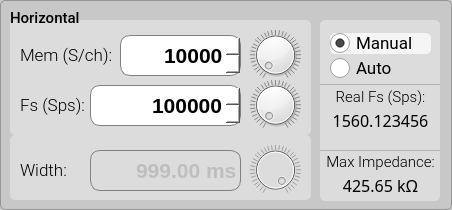
           <widget class="QGroupBox" name="groupBox_horizontal">
            <property name="enabled">
             <bool>true</bool>
            </property>
            <property name="minimumSize">
             <size>
              <width>452</width>
              <height>210</height>
             </size>
            </property>
            <property name="maximumSize">
             <size>
              <width>452</width>
              <height>210</height>
             </size>
            </property>
            <property name="font">
             <font>
              <family>Roboto Medium</family>
              <pointsize>11</pointsize>
             </font>
            </property>
            <property name="styleSheet">
             <string notr="true">QGroupBox {background-color: rgb(200,200,200);border: 1px solid rgb(150,150,150); border-radius: 5px;  margin-top: 0.5em;}; 
QGroupBox::title {subcontrol-origin: margin;left: 10px;padding: 0 3px 0 3px;}</string>
            </property>
            <property name="title">
             <string/>
            </property>
            <widget class="QLabel" name="label_titleHorizontal">
             <property name="geometry">
              <rect>
               <x>10</x>
               <y>10</y>
               <width>81</width>
               <height>16</height>
              </rect>
             </property>
             <property name="font">
              <font>
               <family>Roboto Medium</family>
               <pointsize>11</pointsize>
              </font>
             </property>
             <property name="styleSheet">
              <string notr="true">color:black;</string>
             </property>
             <property name="text">
              <string>Horizontal</string>
             </property>
            </widget>
            <widget class="QGroupBox" name="groupBox_h_11">
             <property name="enabled">
              <bool>true</bool>
             </property>
             <property name="geometry">
              <rect>
               <x>320</x>
               <y>20</y>
               <width>120</width>
               <height>181</height>
              </rect>
             </property>
             <property name="minimumSize">
              <size>
               <width>0</width>
               <height>0</height>
              </size>
             </property>
             <property name="maximumSize">
              <size>
               <width>16777215</width>
               <height>10000</height>
              </size>
             </property>
             <property name="font">
              <font>
               <family>Roboto Medium</family>
               <pointsize>11</pointsize>
              </font>
             </property>
             <property name="styleSheet">
              <string notr="true">QGroupBox {background-color: rgb(220,220,220);border: 0px solid rgb(150,150,150); border-radius: 5px;  margin-top: 0.5em;}; 
QGroupBox::title {subcontrol-origin: margin;left: 10px;padding: 0 3px 0 3px;}</string>
             </property>
             <property name="title">
              <string/>
             </property>
             <widget class="QRadioButton" name="radioButton_fsMem">
              <property name="enabled">
               <bool>true</bool>
              </property>
              <property name="geometry">
               <rect>
                <x>10</x>
                <y>13</y>
                <width>101</width>
                <height>21</height>
               </rect>
              </property>
              <property name="font">
               <font>
                <family>Roboto</family>
                <pointsize>13</pointsize>
               </font>
              </property>
              <property name="styleSheet">
               <string notr="true">QRadioButton:checked {
	background-color: rgba(245,245,245, 1.0);
	border: 0px; 
	border-radius:5px;
}

QRadioButton:hover {
	background-color: rgba(230,230,230, 1.0);
	border: 0px; 
	border-radius:5px;
}

QRadioButton:checked:hover {
	background-color: rgba(245,245,245, 0.8);
	border: 0px; 
	border-radius:5px;
}

QRadioButton::indicator {
    width: 20px;
    height: 20px;
}
QRadioButton::indicator::unchecked {
    image: url(:/main/img/radio_off1.png);
}

QRadioButton::indicator:unchecked:hover {
    image: url(:/main/img/radio_off1.png);
}

QRadioButton::indicator::checked {
    image: url(:/main/img/radio_on2.png);
}

QRadioButton::indicator::disabled {
    image: url(:/main/img/radio_off_dis.png);
}

QRadioButton::disabled {
    color:gray;
}</string>
              </property>
              <property name="text">
               <string>Manual</string>
              </property>
              <property name="iconSize">
               <size>
                <width>20</width>
                <height>20</height>
               </size>
              </property>
              <property name="checked">
               <bool>true</bool>
              </property>
              <property name="autoExclusive">
               <bool>false</bool>
              </property>
             </widget>
             <widget class="QRadioButton" name="radioButton_div">
              <property name="enabled">
               <bool>true</bool>
              </property>
              <property name="geometry">
               <rect>
                <x>10</x>
                <y>38</y>
                <width>101</width>
                <height>21</height>
               </rect>
              </property>
              <property name="font">
               <font>
                <family>Roboto</family>
                <pointsize>13</pointsize>
               </font>
              </property>
              <property name="styleSheet">
               <string notr="true">QRadioButton:checked {
	background-color: rgba(245,245,245, 1.0);
	border: 0px; 
	border-radius:5px;
}

QRadioButton:hover {
	background-color: rgba(230,230,230, 1.0);
	border: 0px; 
	border-radius:5px;
}

QRadioButton:checked:hover {
	background-color: rgba(245,245,245, 0.8);
	border: 0px; 
	border-radius:5px;
}

QRadioButton::indicator {
    width: 20px;
    height: 20px;
}
QRadioButton::indicator::unchecked {
    image: url(:/main/img/radio_off1.png);
}

QRadioButton::indicator:unchecked:hover {
    image: url(:/main/img/radio_off1.png);
}

QRadioButton::indicator::checked {
    image: url(:/main/img/radio_on2.png);
}

QRadioButton::indicator::disabled {
    image: url(:/main/img/radio_off_dis.png);
}

QRadioButton::disabled {
    color:gray;
}</string>
              </property>
              <property name="text">
               <string>Auto</string>
              </property>
              <property name="iconSize">
               <size>
                <width>20</width>
                <height>20</height>
               </size>
              </property>
              <property name="checked">
               <bool>false</bool>
              </property>
              <property name="autoExclusive">
               <bool>false</bool>
              </property>
             </widget>
             <widget class="QLabel" name="label_27">
              <property name="enabled">
               <bool>true</bool>
              </property>
              <property name="geometry">
               <rect>
                <x>0</x>
                <y>65</y>
                <width>121</width>
                <height>23</height>
               </rect>
              </property>
              <property name="font">
               <font>
                <family>Roboto Light</family>
                <pointsize>11</pointsize>
                <weight>50</weight>
                <bold>false</bold>
                <underline>false</underline>
               </font>
              </property>
              <property name="styleSheet">
               <string notr="true">color:black;</string>
              </property>
              <property name="text">
               <string>Real Fs (Sps):</string>
              </property>
              <property name="alignment">
               <set>Qt::AlignCenter</set>
              </property>
             </widget>
             <widget class="QTextBrowser" name="textBrowser_realFs">
              <property name="enabled">
               <bool>true</bool>
              </property>
              <property name="geometry">
               <rect>
                <x>0</x>
                <y>85</y>
                <width>121</width>
                <height>51</height>
               </rect>
              </property>
              <property name="sizePolicy">
               <sizepolicy hsizetype="Minimum" vsizetype="Fixed">
                <horstretch>0</horstretch>
                <verstretch>0</verstretch>
               </sizepolicy>
              </property>
              <property name="font">
               <font>
                <family>Roboto Mono Medium</family>
                <pointsize>12</pointsize>
                <weight>50</weight>
                <italic>false</italic>
                <bold>false</bold>
               </font>
              </property>
              <property name="cursor" stdset="0">
               <cursorShape>IBeamCursor</cursorShape>
              </property>
              <property name="styleSheet">
               <string notr="true">QTextBrowser {
	background-color:transparent; border: 0px;
	text-align:right;font-family:'Roboto Mono Medium','Roboto'; font-size:12pt;
	color:black; 
}
</string>
              </property>
              <property name="verticalScrollBarPolicy">
               <enum>Qt::ScrollBarAlwaysOff</enum>
              </property>
              <property name="horizontalScrollBarPolicy">
               <enum>Qt::ScrollBarAlwaysOff</enum>
              </property>
              <property name="html">
               <string>&lt;!DOCTYPE HTML PUBLIC &quot;-//W3C//DTD HTML 4.0//EN&quot; &quot;http://www.w3.org/TR/REC-html40/strict.dtd&quot;&gt;
&lt;html&gt;&lt;head&gt;&lt;meta name=&quot;qrichtext&quot; content=&quot;1&quot; /&gt;&lt;style type=&quot;text/css&quot;&gt;
p, li { white-space: pre-wrap; }
&lt;/style&gt;&lt;/head&gt;&lt;body style=&quot; font-family:'Roboto Mono Medium','Roboto'; font-size:12pt; font-weight:400; font-style:normal;&quot;&gt;
&lt;p align=&quot;center&quot; style=&quot; margin-top:0px; margin-bottom:0px; margin-left:0px; margin-right:0px; -qt-block-indent:0; text-indent:0px;&quot;&gt;&lt;span style=&quot; font-family:'Roboto Mono Medium','Roboto Mono Medium';&quot;&gt;1560.123456&lt;/span&gt;&lt;/p&gt;&lt;/body&gt;&lt;/html&gt;</string>
              </property>
             </widget>
             <widget class="QLabel" name="label_28">
              <property name="geometry">
               <rect>
                <x>0</x>
                <y>130</y>
                <width>121</width>
                <height>23</height>
               </rect>
              </property>
              <property name="font">
               <font>
                <family>Roboto Light</family>
                <pointsize>11</pointsize>
                <weight>50</weight>
                <bold>false</bold>
                <underline>false</underline>
               </font>
              </property>
              <property name="styleSheet">
               <string notr="true">color:black</string>
              </property>
              <property name="text">
               <string>Max Impedance:</string>
              </property>
              <property name="alignment">
               <set>Qt::AlignCenter</set>
              </property>
             </widget>
             <widget class="QTextBrowser" name="textBrowser_maxZ">
              <property name="enabled">
               <bool>true</bool>
              </property>
              <property name="geometry">
               <rect>
                <x>0</x>
                <y>150</y>
                <width>121</width>
                <height>31</height>
               </rect>
              </property>
              <property name="sizePolicy">
               <sizepolicy hsizetype="Minimum" vsizetype="Fixed">
                <horstretch>0</horstretch>
                <verstretch>0</verstretch>
               </sizepolicy>
              </property>
              <property name="font">
               <font>
                <family>Roboto Mono Medium</family>
                <pointsize>12</pointsize>
                <weight>50</weight>
                <italic>false</italic>
                <bold>false</bold>
               </font>
              </property>
              <property name="cursor" stdset="0">
               <cursorShape>IBeamCursor</cursorShape>
              </property>
              <property name="styleSheet">
               <string notr="true">QTextBrowser {
	background-color:transparent; border: 0px;
	text-align:right;font-family:'Roboto Mono Medium','Roboto'; font-size:12pt;
	color:black; 
}
</string>
              </property>
              <property name="html">
               <string>&lt;!DOCTYPE HTML PUBLIC &quot;-//W3C//DTD HTML 4.0//EN&quot; &quot;http://www.w3.org/TR/REC-html40/strict.dtd&quot;&gt;
&lt;html&gt;&lt;head&gt;&lt;meta name=&quot;qrichtext&quot; content=&quot;1&quot; /&gt;&lt;style type=&quot;text/css&quot;&gt;
p, li { white-space: pre-wrap; }
&lt;/style&gt;&lt;/head&gt;&lt;body style=&quot; font-family:'Roboto Mono Medium','Roboto'; font-size:12pt; font-weight:400; font-style:normal;&quot;&gt;
&lt;p align=&quot;center&quot; style=&quot; margin-top:0px; margin-bottom:0px; margin-left:0px; margin-right:0px; -qt-block-indent:0; text-indent:0px;&quot;&gt;&lt;span style=&quot; font-family:'Roboto Mono Medium','Roboto Mono Medium';&quot;&gt;425.65 kΩ&lt;/span&gt;&lt;/p&gt;&lt;/body&gt;&lt;/html&gt;</string>
              </property>
             </widget>
             <widget class="Line" name="line_4">
              <property name="geometry">
               <rect>
                <x>0</x>
                <y>54</y>
                <width>121</width>
                <height>20</height>
               </rect>
              </property>
              <property name="styleSheet">
               <string notr="true">color: rgba(150,150,150,0.6);</string>
              </property>
              <property name="frameShadow">
               <enum>QFrame::Plain</enum>
              </property>
              <property name="orientation">
               <enum>Qt::Horizontal</enum>
              </property>
             </widget>
             <widget class="Line" name="line_5">
              <property name="geometry">
               <rect>
                <x>0</x>
                <y>120</y>
                <width>121</width>
                <height>20</height>
               </rect>
              </property>
              <property name="styleSheet">
               <string notr="true">color: rgba(150,150,150,0.6);</string>
              </property>
              <property name="frameShadow">
               <enum>QFrame::Plain</enum>
              </property>
              <property name="orientation">
               <enum>Qt::Horizontal</enum>
              </property>
             </widget>
            </widget>
            <widget class="QGroupBox" name="groupBox_h_fsMem">
             <property name="enabled">
              <bool>true</bool>
             </property>
             <property name="geometry">
              <rect>
               <x>10</x>
               <y>20</y>
               <width>301</width>
               <height>115</height>
              </rect>
             </property>
             <property name="minimumSize">
              <size>
               <width>0</width>
               <height>0</height>
              </size>
             </property>
             <property name="maximumSize">
              <size>
               <width>16777215</width>
               <height>10000</height>
              </size>
             </property>
             <property name="font">
              <font>
               <family>Roboto Medium</family>
               <pointsize>11</pointsize>
              </font>
             </property>
             <property name="styleSheet">
              <string notr="true">QGroupBox {background-color: rgb(220,220,220);border: 0px solid rgb(150,150,150); border-radius: 5px;  margin-top: 0.5em;}; 
QGroupBox::title {subcontrol-origin: margin;left: 10px;padding: 0 3px 0 3px;}</string>
             </property>
             <property name="title">
              <string/>
             </property>
             <widget class="QLabel" name="label_dial1_3">
              <property name="geometry">
               <rect>
                <x>240</x>
                <y>60</y>
                <width>51</width>
                <height>50</height>
               </rect>
              </property>
              <property name="text">
               <string/>
              </property>
              <property name="pixmap">
               <pixmap resource="../../resources/resources.qrc">:/main/img/dial1.png</pixmap>
              </property>
              <property name="scaledContents">
               <bool>false</bool>
              </property>
             </widget>
             <widget class="QDial2" name="dial_fs">
              <property name="geometry">
               <rect>
                <x>240</x>
                <y>60</y>
                <width>51</width>
                <height>50</height>
               </rect>
              </property>
              <property name="toolTip">
               <string>CH1 vertical position</string>
              </property>
              <property name="minimum">
               <number>1</number>
              </property>
              <property name="maximum">
               <number>5000000</number>
              </property>
              <property name="value">
               <number>100</number>
              </property>
              <property name="tracking">
               <bool>true</bool>
              </property>
              <property name="orientation">
               <enum>Qt::Horizontal</enum>
              </property>
              <property name="invertedAppearance">
               <bool>false</bool>
              </property>
              <property name="wrapping">
               <bool>false</bool>
              </property>
              <property name="notchTarget">
               <double>30.000000000000000</double>
              </property>
              <property name="notchesVisible">
               <bool>true</bool>
              </property>
             </widget>
             <widget class="QSpinBox" name="spinBox_mem">
              <property name="geometry">
               <rect>
                <x>110</x>
                <y>15</y>
                <width>121</width>
                <height>41</height>
               </rect>
              </property>
              <property name="styleSheet">
               <string notr="true">QSpinBox { background-color: rgba(255,255,255, 1.0);border: 1px solid gray; border-radius:10px;
				   text-align:right;font-family:'Roboto Mono Medium','Roboto'; font-size:16pt; font-weight:500;  }

QSpinBox::up-button { 
	height:22px; 
	width: 30px;
	border: 0px;
	image: url(:/main/img/arrow_up4.png);
}

QSpinBox::down-button {
	height:22px; 
	width: 30px;
	border: 0px;
	image: url(:/main/img/arrow_down4.png);
 }

QSpinBox::up-button:hover { 
	image: url(:/main/img/arrow_up4b.png);
}

QSpinBox::down-button:hover {
	image: url(:/main/img/arrow_down4b.png);
 }

QSpinBox:disabled { background-color: rgba(220,220,220, 1.0); border: 1px transparent; border-radius:10px;
                                          border: 1px solid gray; border-radius:10px;
                                          text-align:right;font-family:'Roboto Mono Medium','Roboto'; font-size:16pt; font-weight:500; }

QSpinBox::up-button:disabled { height:22px; width: 30px; border: 0px; image: url(:/main/img/arrow_up3.png); }

QSpinBox::down-button:disabled { height:22px; width: 30px; border: 0px; image: url(:/main/img/arrow_down3.png); }
</string>
              </property>
              <property name="wrapping">
               <bool>false</bool>
              </property>
              <property name="alignment">
               <set>Qt::AlignRight|Qt::AlignTrailing|Qt::AlignVCenter</set>
              </property>
              <property name="buttonSymbols">
               <enum>QAbstractSpinBox::UpDownArrows</enum>
              </property>
              <property name="accelerated">
               <bool>false</bool>
              </property>
              <property name="keyboardTracking">
               <bool>false</bool>
              </property>
              <property name="showGroupSeparator" stdset="0">
               <bool>false</bool>
              </property>
              <property name="suffix">
               <string/>
              </property>
              <property name="minimum">
               <number>2</number>
              </property>
              <property name="maximum">
               <number>10000</number>
              </property>
              <property name="value">
               <number>10000</number>
              </property>
             </widget>
             <widget class="QSpinBox" name="spinBox_fs">
              <property name="enabled">
               <bool>true</bool>
              </property>
              <property name="geometry">
               <rect>
                <x>80</x>
                <y>65</y>
                <width>151</width>
                <height>41</height>
               </rect>
              </property>
              <property name="styleSheet">
               <string notr="true">QSpinBox { background-color: rgba(255,255,255, 1.0);border: 1px solid gray; border-radius:10px;
				   text-align:right;font-family:'Roboto Mono Medium','Roboto'; font-size:16pt; font-weight:500;  }

QSpinBox::up-button { 
	height:22px; 
	width: 30px;
	border: 0px;
	image: url(:/main/img/arrow_up4.png);
}

QSpinBox::down-button {
	height:22px; 
	width: 30px;
	border: 0px;
	image: url(:/main/img/arrow_down4.png);
 }

QSpinBox::up-button:hover { 
	image: url(:/main/img/arrow_up4b.png);
}

QSpinBox::down-button:hover {
	image: url(:/main/img/arrow_down4b.png);
 }

QSpinBox:disabled { background-color: rgba(220,220,220, 1.0); border: 1px transparent; border-radius:10px;
                                          border: 1px solid gray; border-radius:10px;
                                          text-align:right;font-family:'Roboto Mono Medium','Roboto'; font-size:16pt; font-weight:500; }

QSpinBox::up-button:disabled { height:22px; width: 30px; border: 0px; image: url(:/main/img/arrow_up3.png); }

QSpinBox::down-button:disabled { height:22px; width: 30px; border: 0px; image: url(:/main/img/arrow_down3.png); }
</string>
              </property>
              <property name="wrapping">
               <bool>false</bool>
              </property>
              <property name="alignment">
               <set>Qt::AlignRight|Qt::AlignTrailing|Qt::AlignVCenter</set>
              </property>
              <property name="buttonSymbols">
               <enum>QAbstractSpinBox::UpDownArrows</enum>
              </property>
              <property name="accelerated">
               <bool>false</bool>
              </property>
              <property name="keyboardTracking">
               <bool>false</bool>
              </property>
              <property name="showGroupSeparator" stdset="0">
               <bool>false</bool>
              </property>
              <property name="suffix">
               <string/>
              </property>
              <property name="minimum">
               <number>1</number>
              </property>
              <property name="maximum">
               <number>5000000</number>
              </property>
              <property name="value">
               <number>5000000</number>
              </property>
             </widget>
             <widget class="QLabel" name="label_mem">
              <property name="geometry">
               <rect>
                <x>10</x>
                <y>25</y>
                <width>91</width>
                <height>21</height>
               </rect>
              </property>
              <property name="font">
               <font>
                <family>Roboto Light</family>
                <pointsize>13</pointsize>
                <weight>50</weight>
                <bold>false</bold>
               </font>
              </property>
              <property name="styleSheet">
               <string notr="true">color:black;</string>
              </property>
              <property name="text">
               <string>Mem (S/ch):</string>
              </property>
             </widget>
             <widget class="QLabel" name="label_fs">
              <property name="enabled">
               <bool>true</bool>
              </property>
              <property name="geometry">
               <rect>
                <x>10</x>
                <y>75</y>
                <width>71</width>
                <height>21</height>
               </rect>
              </property>
              <property name="font">
               <font>
                <family>Roboto Light</family>
                <pointsize>13</pointsize>
                <weight>50</weight>
                <bold>false</bold>
               </font>
              </property>
              <property name="styleSheet">
               <string notr="true">color:black;</string>
              </property>
              <property name="text">
               <string>Fs (Sps):</string>
              </property>
             </widget>
             <widget class="QDial2" name="dial_mem">
              <property name="geometry">
               <rect>
                <x>240</x>
                <y>10</y>
                <width>51</width>
                <height>50</height>
               </rect>
              </property>
              <property name="toolTip">
               <string>CH1 vertical position</string>
              </property>
              <property name="minimum">
               <number>2</number>
              </property>
              <property name="maximum">
               <number>10000</number>
              </property>
              <property name="value">
               <number>100</number>
              </property>
              <property name="tracking">
               <bool>true</bool>
              </property>
              <property name="orientation">
               <enum>Qt::Horizontal</enum>
              </property>
              <property name="invertedAppearance">
               <bool>false</bool>
              </property>
              <property name="wrapping">
               <bool>false</bool>
              </property>
              <property name="notchTarget">
               <double>30.000000000000000</double>
              </property>
              <property name="notchesVisible">
               <bool>true</bool>
              </property>
             </widget>
             <widget class="QLabel" name="label_dial1_4">
              <property name="geometry">
               <rect>
                <x>240</x>
                <y>10</y>
                <width>51</width>
                <height>50</height>
               </rect>
              </property>
              <property name="text">
               <string/>
              </property>
              <property name="pixmap">
               <pixmap resource="../../resources/resources.qrc">:/main/img/dial1.png</pixmap>
              </property>
              <property name="scaledContents">
               <bool>false</bool>
              </property>
             </widget>
             <zorder>label_dial1_3</zorder>
             <zorder>dial_fs</zorder>
             <zorder>spinBox_mem</zorder>
             <zorder>spinBox_fs</zorder>
             <zorder>label_mem</zorder>
             <zorder>label_fs</zorder>
             <zorder>label_dial1_4</zorder>
             <zorder>dial_mem</zorder>
            </widget>
            <widget class="QGroupBox" name="groupBox_h_div">
             <property name="enabled">
              <bool>false</bool>
             </property>
             <property name="geometry">
              <rect>
               <x>10</x>
               <y>135</y>
               <width>301</width>
               <height>65</height>
              </rect>
             </property>
             <property name="minimumSize">
              <size>
               <width>0</width>
               <height>0</height>
              </size>
             </property>
             <property name="maximumSize">
              <size>
               <width>16777215</width>
               <height>10000</height>
              </size>
             </property>
             <property name="font">
              <font>
               <family>Roboto Medium</family>
               <pointsize>11</pointsize>
              </font>
             </property>
             <property name="styleSheet">
              <string notr="true">QGroupBox {background-color: rgb(220,220,220);border: 0px solid rgb(150,150,150); border-radius: 5px;  margin-top: 0.5em;}; 
QGroupBox::title {subcontrol-origin: margin;left: 10px;padding: 0 3px 0 3px;}</string>
             </property>
             <property name="title">
              <string/>
             </property>
             <widget class="QDoubleSpinBox" name="doubleSpinBox_div">
              <property name="enabled">
               <bool>false</bool>
              </property>
              <property name="geometry">
               <rect>
                <x>80</x>
                <y>15</y>
                <width>151</width>
                <height>41</height>
               </rect>
              </property>
              <property name="styleSheet">
               <string notr="true">QDoubleSpinBox { background-color: white;border: 1px solid gray; border-radius:10px;
				   text-align:right;font-family:'Roboto Mono Medium','Roboto'; font-size:16pt; font-weight:500;  }

QDoubleSpinBox::up-button { 
	height:22px; 
	width: 30px;
	border: 0px;
	image: url(:/main/img/arrow_up4.png);
}

QDoubleSpinBox::down-button {
	height:22px; 
	width: 30px;
	border: 0px;
	image: url(:/main/img/arrow_down4.png);
 }

QDoubleSpinBox::up-button:hover { 
	image: url(:/main/img/arrow_up4b.png);
}

QDoubleSpinBox::down-button:hover {
	image: url(:/main/img/arrow_down4b.png);
 }

QDoubleSpinBox:disabled { background-color: rgba(220,220,220, 1.0); border: 1px transparent; border-radius:10px;
                                          border: 1px solid gray; border-radius:10px;
                                          text-align:right;font-family:'Roboto Mono Medium','Roboto'; font-size:16pt; font-weight:500; }

QDoubleSpinBox::up-button:disabled { height:22px; width: 30px; border: 0px; image: url(:/main/img/arrow_up3.png); }

QDoubleSpinBox::down-button:disabled { height:22px; width: 30px; border: 0px; image: url(:/main/img/arrow_down3.png); }
</string>
              </property>
              <property name="wrapping">
               <bool>false</bool>
              </property>
              <property name="alignment">
               <set>Qt::AlignRight|Qt::AlignTrailing|Qt::AlignVCenter</set>
              </property>
              <property name="readOnly">
               <bool>true</bool>
              </property>
              <property name="buttonSymbols">
               <enum>QAbstractSpinBox::NoButtons</enum>
              </property>
              <property name="accelerated">
               <bool>false</bool>
              </property>
              <property name="keyboardTracking">
               <bool>false</bool>
              </property>
              <property name="showGroupSeparator" stdset="0">
               <bool>false</bool>
              </property>
              <property name="suffix">
               <string> ms</string>
              </property>
              <property name="decimals">
               <number>2</number>
              </property>
              <property name="maximum">
               <double>9999.000000000000000</double>
              </property>
              <property name="value">
               <double>999.000000000000000</double>
              </property>
             </widget>
             <widget class="QLabel" name="label_div">
              <property name="enabled">
               <bool>false</bool>
              </property>
              <property name="geometry">
               <rect>
                <x>10</x>
                <y>25</y>
                <width>51</width>
                <height>21</height>
               </rect>
              </property>
              <property name="font">
               <font>
                <family>Roboto Light</family>
                <pointsize>13</pointsize>
                <weight>50</weight>
                <bold>false</bold>
               </font>
              </property>
              <property name="styleSheet">
               <string notr="true">color:black;</string>
              </property>
              <property name="text">
               <string>Width:</string>
              </property>
             </widget>
             <widget class="QLabel" name="label_dial1_5">
              <property name="geometry">
               <rect>
                <x>240</x>
                <y>10</y>
                <width>51</width>
                <height>50</height>
               </rect>
              </property>
              <property name="text">
               <string/>
              </property>
              <property name="pixmap">
               <pixmap resource="../../resources/resources.qrc">:/main/img/dial1.png</pixmap>
              </property>
              <property name="scaledContents">
               <bool>false</bool>
              </property>
             </widget>
             <widget class="QDial2" name="dial_div">
              <property name="geometry">
               <rect>
                <x>240</x>
                <y>10</y>
                <width>51</width>
                <height>50</height>
               </rect>
              </property>
              <property name="toolTip">
               <string>CH1 vertical position</string>
              </property>
              <property name="minimum">
               <number>1</number>
              </property>
              <property name="maximum">
               <number>1000000</number>
              </property>
              <property name="value">
               <number>1</number>
              </property>
              <property name="tracking">
               <bool>true</bool>
              </property>
              <property name="orientation">
               <enum>Qt::Horizontal</enum>
              </property>
              <property name="invertedAppearance">
               <bool>true</bool>
              </property>
              <property name="invertedControls">
               <bool>false</bool>
              </property>
              <property name="wrapping">
               <bool>false</bool>
              </property>
              <property name="notchTarget">
               <double>30.000000000000000</double>
              </property>
              <property name="notchesVisible">
               <bool>true</bool>
              </property>
             </widget>
            </widget>
            <zorder>groupBox_h_11</zorder>
            <zorder>groupBox_h_fsMem</zorder>
            <zorder>groupBox_h_div</zorder>
            <zorder>label_titleHorizontal</zorder>
           </widget>
